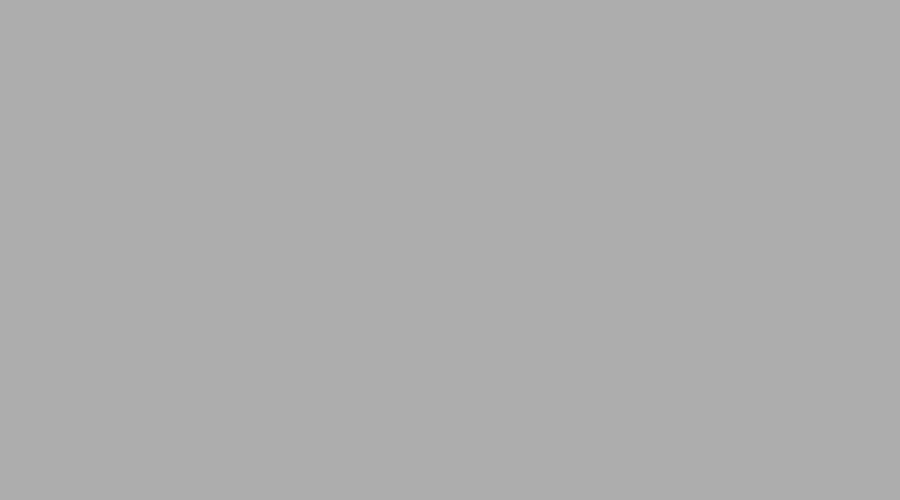
Frame 1 (no input)
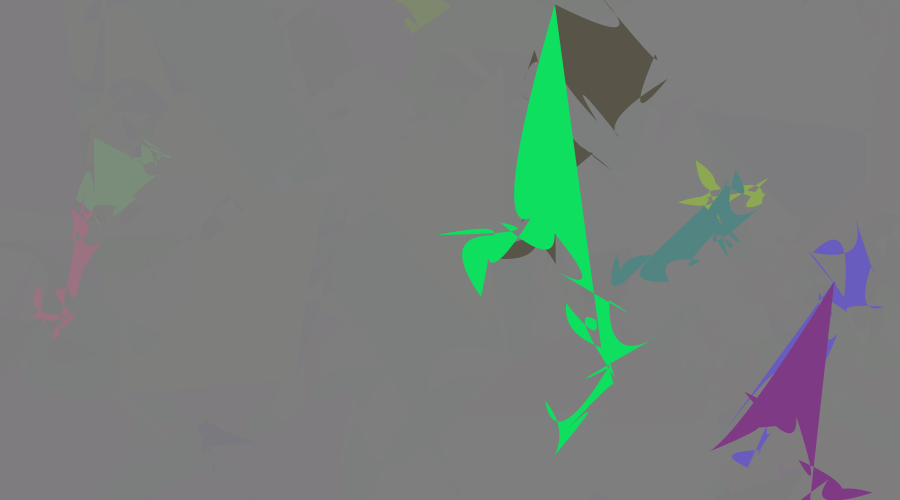
Frame 60 (the mouse pressed at the canvas centre just before this capture)
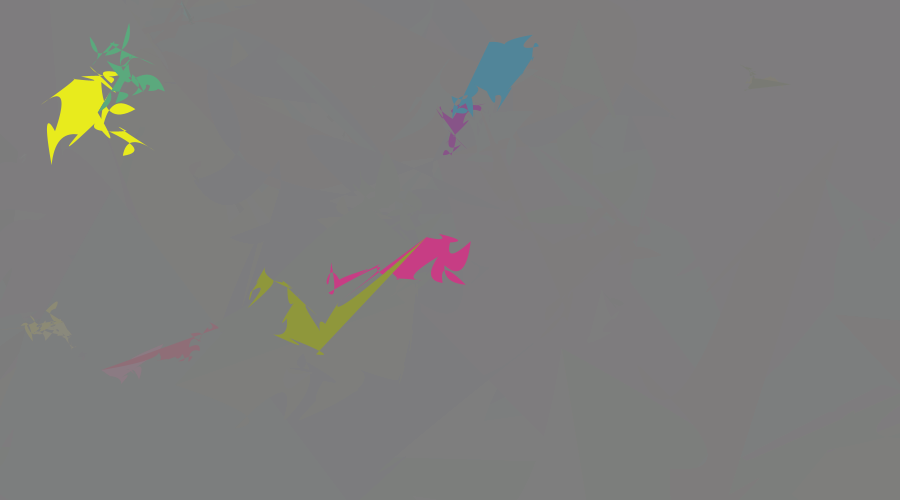
Frame 120 (the mouse held since frame 60 and released just before this capture)

The Processing sketch that drew these frames (run headless with seeded random() and noise(); from frame 60 on, the mouse is pressed at the canvas centre):

// Processing sketch: splotch_v2
// ── splotch_v2.pde
// splotch on page
// version 2
//  quadratic vertex
// how to makeeach splotch unfurl separately?

float t = 0; //oscillate random size of splotch;
float dt = .1;

int n = 0;

int nVertex = 20;

void setup () {
  
  size(900,500);
  translate(width/2, height/2);
  
}

void draw() {
  //background(0);
  fill(125,100);
  noStroke();
  rect(0,0, width, height);
  float x = random(0,width);
  float y = random(0,height);
  float x0 = x;
  float y0 = y;
  float x1 = x;
  float y1 = y;
  fill(102);
  stroke(255);
  strokeWeight(2);
  
  float randSize = (1+sin(t))*100;
  
  
  beginShape();
   fill(random(255),random(255),random(255));
   
   noStroke();
   vertex(x0,y0);
  for (int i = 0; i < n % nVertex; i++) {
    
    quadraticVertex(x,y,x1, y1);
    
    x1 = x;
    y1 = y;
    
    x = x +random(-randSize,randSize);
    
    y = y +random(-randSize,randSize);
    //ellipse(x,y,2*i,2*i);
  }
  quadraticVertex(x0,y0, x1, y1);  
  endShape();
  
   beginShape();
   noStroke();
   vertex(x0,y0);
   fill(random(255),random(255),random(255));
   
  for (int i = n % nVertex; i >  0; i--) {
    quadraticVertex(x, y, x1, y1);
    x1 = x;
    y1 = y;
    x = x +random(-randSize,randSize);
    y = y +random(-randSize,randSize);
   noStroke(); 
   //ellipse(x,y,2*i,2*i);
  }
  
  curveVertex(x0,y0);
    
  endShape();
  
  delay(100);
  
  t += dt;
  n ++;
}
